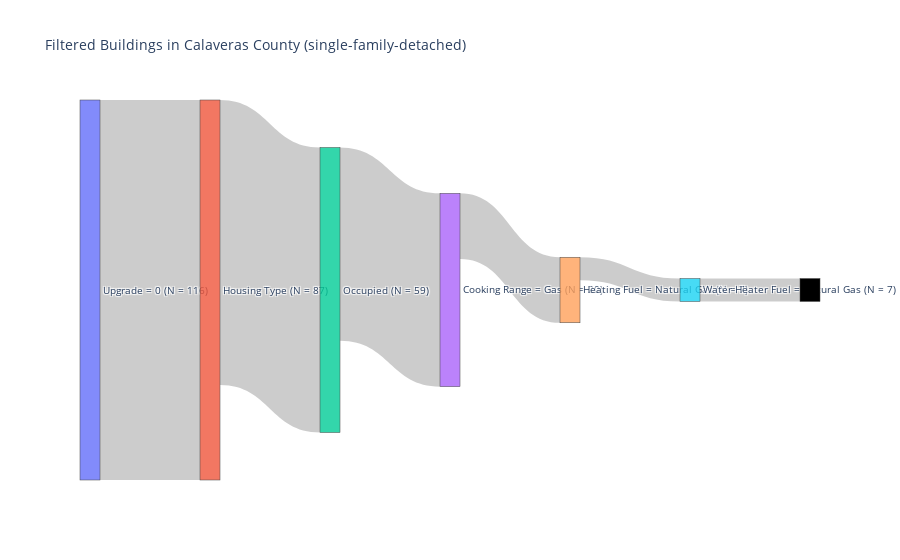
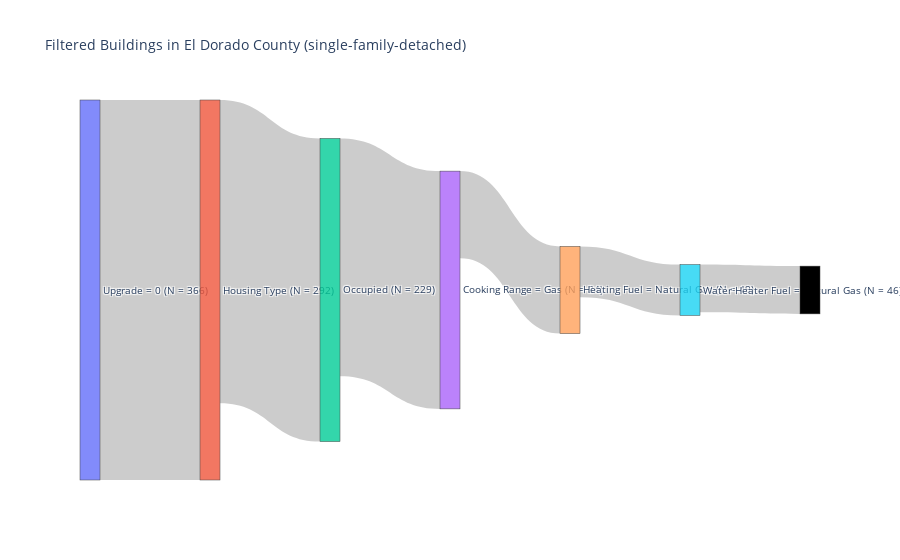
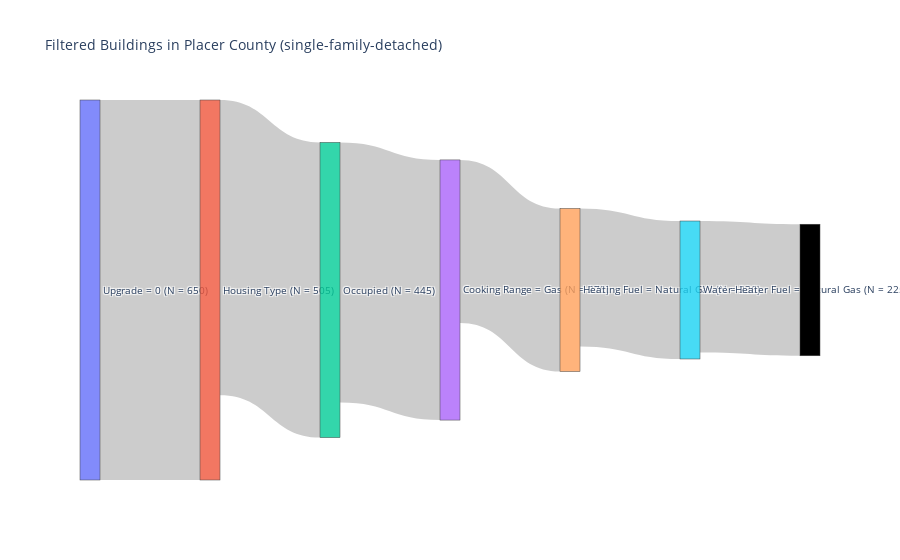
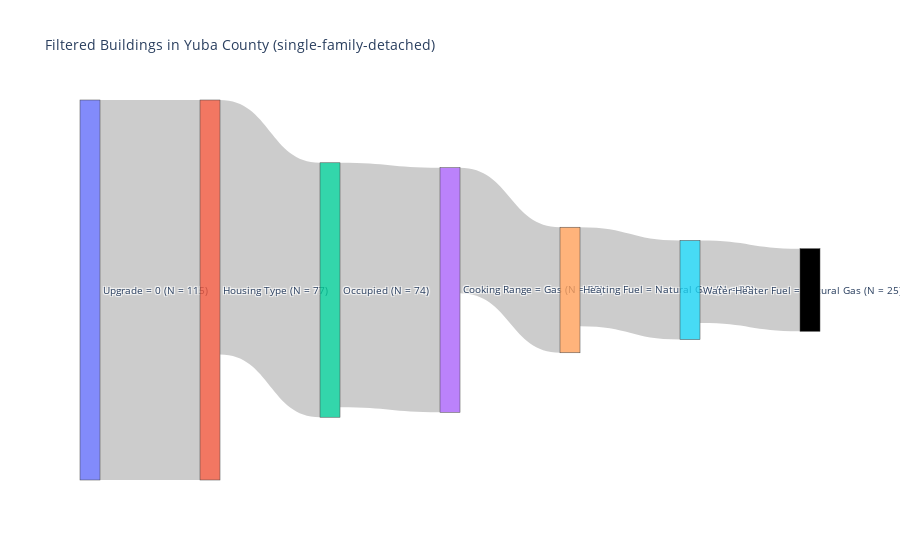

These figures' notebook cell, in order:
### Code cell
import pandas as pd
import numpy as np
import plotly.graph_objects as go

metadata_path = "data/CA_metadata_and_annual_results.csv"

problem_counties = [
    'Calaveras County', 'Toulumne County', 'El Dorado County', 'Placer County',
    'Yuba County', 'Glenn County', 'Lassen County', 'Siskiyou County', 'Modoc County', 'Inyo County'
]

HOUSING_NAME_MAP = {
    "single-family-detached": "Single-Family Detached",
    "single-family-attached": "Single-Family Attached",
}
housing_type = "single-family-detached"
housing_value = HOUSING_NAME_MAP[housing_type]
metadata = pd.read_csv(metadata_path, low_memory=False)

# Subset only the target counties...
subset = metadata[metadata["in.county_name"].isin(problem_counties)].copy()

# Define filters in the order I want them applied
# function returns a boolean mask
filters = [
    ("Upgrade = 0", lambda df: df["upgrade"] == 0),
    ("Housing Type", lambda df: df["in.geometry_building_type_recs"] == housing_value),
    ("Occupied", lambda df: df["in.vacancy_status"] == "Occupied"),
    ("Cooking Range = Gas", lambda df: df["in.cooking_range"].isin(["Gas"])),
    ("Heating Fuel = Natural Gas", lambda df: df["in.heating_fuel"] == "Natural Gas"),
    ("Water Heater Fuel = Natural Gas", lambda df: df["in.water_heater_fuel"] == "Natural Gas"),
    # ("Has PV = No", lambda df: df["in.has_pv"] == "No"),
    # ("HVAC Cooling Type = NaN", lambda df: df["in.hvac_cooling_type"].isna()),
    ("Tenure = Owner", lambda df: df["in.tenure"] == "Owner"),
]

def create_sankey_for_county(df_county, county_name, filters):
    # 1) Calculate pass counts at each step
    pass_counts = []
    current_mask = np.ones(len(df_county), dtype=bool)

    # Step 0: total
    pass_counts.append(current_mask.sum())

    for _, filter_func in filters:
        current_mask = current_mask & filter_func(df_county)
        pass_counts.append(current_mask.sum())

    # 2) Create labels for each node
    # num of nodes is len(filters) + 1 (including the "Total" step)
    step_labels = []
    num_steps = len(pass_counts)
    for i in range(num_steps):
        if i == 0:
            # First node: "Total"
            # step_labels.append(f"Total\n(N = {pass_counts[i]})")
            print("first node")
        else:
            # Subsequent nodes: use the filter name + pass count
            label = filters[i-1][0]  # filter label
            step_labels.append(f"{label}\n(N = {pass_counts[i]})")

    # 3) Build the Sankey "links"
    # For each step i, link node i to node i+1 with the value pass_counts[i+1].
    source_indices = []
    target_indices = []
    values = []
    link_labels = []
    for i in range(num_steps - 1):
        source_indices.append(i)
        target_indices.append(i + 1)
        values.append(pass_counts[i + 1])
        link_labels.append(f"Passed: {pass_counts[i + 1]}")

    # 4) Create the Sankey flame graph
    fig = go.Figure(data=[go.Sankey(
        arrangement="snap",
        node=dict(
            label=step_labels,
            pad=15,
            thickness=20
        ),
        link=dict(
            source=source_indices,
            target=target_indices,
            value=values,
            label=link_labels  # show how many pass at each link
        )
    )])

    fig.update_layout(
        title_text=f"Filtered Buildings in {county_name} ({housing_type})",
        font_size=10
    )
    return fig

for county in problem_counties:
    df_county = subset[subset["in.county_name"] == county]
    if df_county.empty:
        print(f"No data for {county} in the metadata.")
        continue
    
    fig = create_sankey_for_county(df_county, county, filters)
    fig.show()

### Figure 1 — Plotly figure (JSON) as saved in the notebook; plotly's stock layout.template omitted (floating-point values rounded to 4 significant figures)
{"data": [{"arrangement": "snap", "link": {"label": ["Passed: 116", "Passed: 87", "Passed: 59", "Passed: 20", "Passed: 7", "Passed: 7"], "source": [0, 1, 2, 3, 4, 5], "target": [1, 2, 3, 4, 5, 6], "value": [116, 87, 59, 20, 7, 7]}, "node": {"label": ["Upgrade = 0\n(N = 116)", "Housing Type\n(N = 87)", "Occupied\n(N = 59)", "Cooking Range = Gas\n(N = 20)", "Heating Fuel = Natural Gas\n(N = 7)", "Water Heater Fuel = Natural Gas\n(N = 7)"], "pad": 15, "thickness": 20}, "type": "sankey"}], "layout": {"font": {"size": 10}, "title": {"text": "Filtered Buildings in Calaveras County (single-family-detached)"}}}

### Figure 2 — Plotly figure (JSON) as saved in the notebook; plotly's stock layout.template omitted (floating-point values rounded to 4 significant figures)
{"data": [{"arrangement": "snap", "link": {"label": ["Passed: 366", "Passed: 292", "Passed: 229", "Passed: 84", "Passed: 49", "Passed: 46"], "source": [0, 1, 2, 3, 4, 5], "target": [1, 2, 3, 4, 5, 6], "value": [366, 292, 229, 84, 49, 46]}, "node": {"label": ["Upgrade = 0\n(N = 366)", "Housing Type\n(N = 292)", "Occupied\n(N = 229)", "Cooking Range = Gas\n(N = 84)", "Heating Fuel = Natural Gas\n(N = 49)", "Water Heater Fuel = Natural Gas\n(N = 46)"], "pad": 15, "thickness": 20}, "type": "sankey"}], "layout": {"font": {"size": 10}, "title": {"text": "Filtered Buildings in El Dorado County (single-family-detached)"}}}

### Figure 3 — Plotly figure (JSON) as saved in the notebook; plotly's stock layout.template omitted (floating-point values rounded to 4 significant figures)
{"data": [{"arrangement": "snap", "link": {"label": ["Passed: 650", "Passed: 505", "Passed: 445", "Passed: 279", "Passed: 236", "Passed: 225"], "source": [0, 1, 2, 3, 4, 5], "target": [1, 2, 3, 4, 5, 6], "value": [650, 505, 445, 279, 236, 225]}, "node": {"label": ["Upgrade = 0\n(N = 650)", "Housing Type\n(N = 505)", "Occupied\n(N = 445)", "Cooking Range = Gas\n(N = 279)", "Heating Fuel = Natural Gas\n(N = 236)", "Water Heater Fuel = Natural Gas\n(N = 225)"], "pad": 15, "thickness": 20}, "type": "sankey"}], "layout": {"font": {"size": 10}, "title": {"text": "Filtered Buildings in Placer County (single-family-detached)"}}}

### Figure 4 — Plotly figure (JSON) as saved in the notebook; plotly's stock layout.template omitted (floating-point values rounded to 4 significant figures)
{"data": [{"arrangement": "snap", "link": {"label": ["Passed: 115", "Passed: 77", "Passed: 74", "Passed: 38", "Passed: 30", "Passed: 25"], "source": [0, 1, 2, 3, 4, 5], "target": [1, 2, 3, 4, 5, 6], "value": [115, 77, 74, 38, 30, 25]}, "node": {"label": ["Upgrade = 0\n(N = 115)", "Housing Type\n(N = 77)", "Occupied\n(N = 74)", "Cooking Range = Gas\n(N = 38)", "Heating Fuel = Natural Gas\n(N = 30)", "Water Heater Fuel = Natural Gas\n(N = 25)"], "pad": 15, "thickness": 20}, "type": "sankey"}], "layout": {"font": {"size": 10}, "title": {"text": "Filtered Buildings in Yuba County (single-family-detached)"}}}
